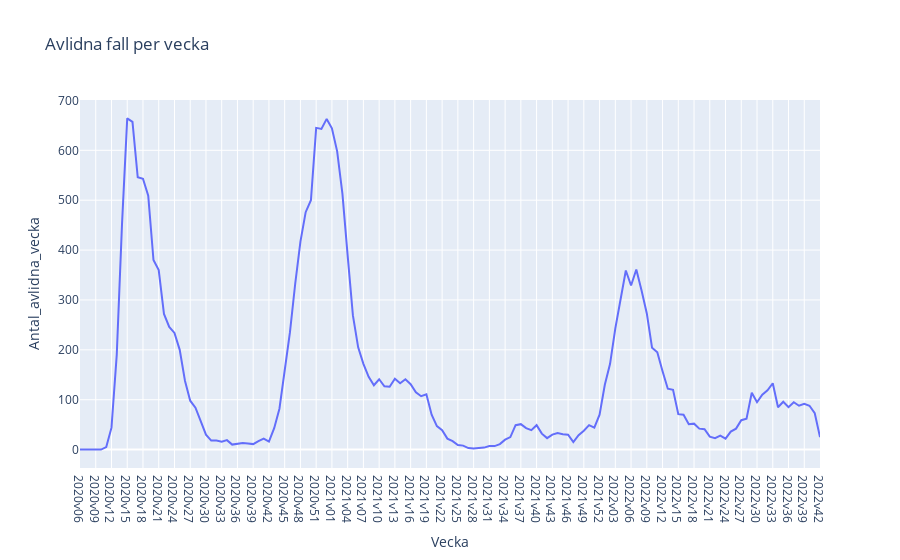

The cell this chart's notebook holds for it:
### Code cell
fig = px.line(covid_data,x='Vecka', y='Antal_avlidna_vecka', title='Avlidna fall per vecka')

fig.show()

### Figure 1 — Plotly figure (JSON) as saved in the notebook; plotly's stock layout.template omitted (floating-point values rounded to 4 significant figures; data arrays with more than 128 entries replaced by an {"elided": "..."} marker saying what was removed)
{"data": [{"hovertemplate": "Vecka=%{x}<br>Antal_avlidna_vecka=%{y}<extra></extra>", "legendgroup": "", "line": {"color": "#636efa", "dash": "solid"}, "marker": {"symbol": "circle"}, "mode": "lines", "name": "", "orientation": "v", "showlegend": false, "type": "scatter", "x": {"elided": "142 str values"}, "xaxis": "x", "y": {"elided": "142 int values"}, "yaxis": "y"}], "layout": {"legend": {"tracegroupgap": 0}, "title": {"text": "Avlidna fall per vecka"}, "xaxis": {"anchor": "y", "domain": [0, 1], "title": {"text": "Vecka"}}, "yaxis": {"anchor": "x", "domain": [0, 1], "title": {"text": "Antal_avlidna_vecka"}}}}
